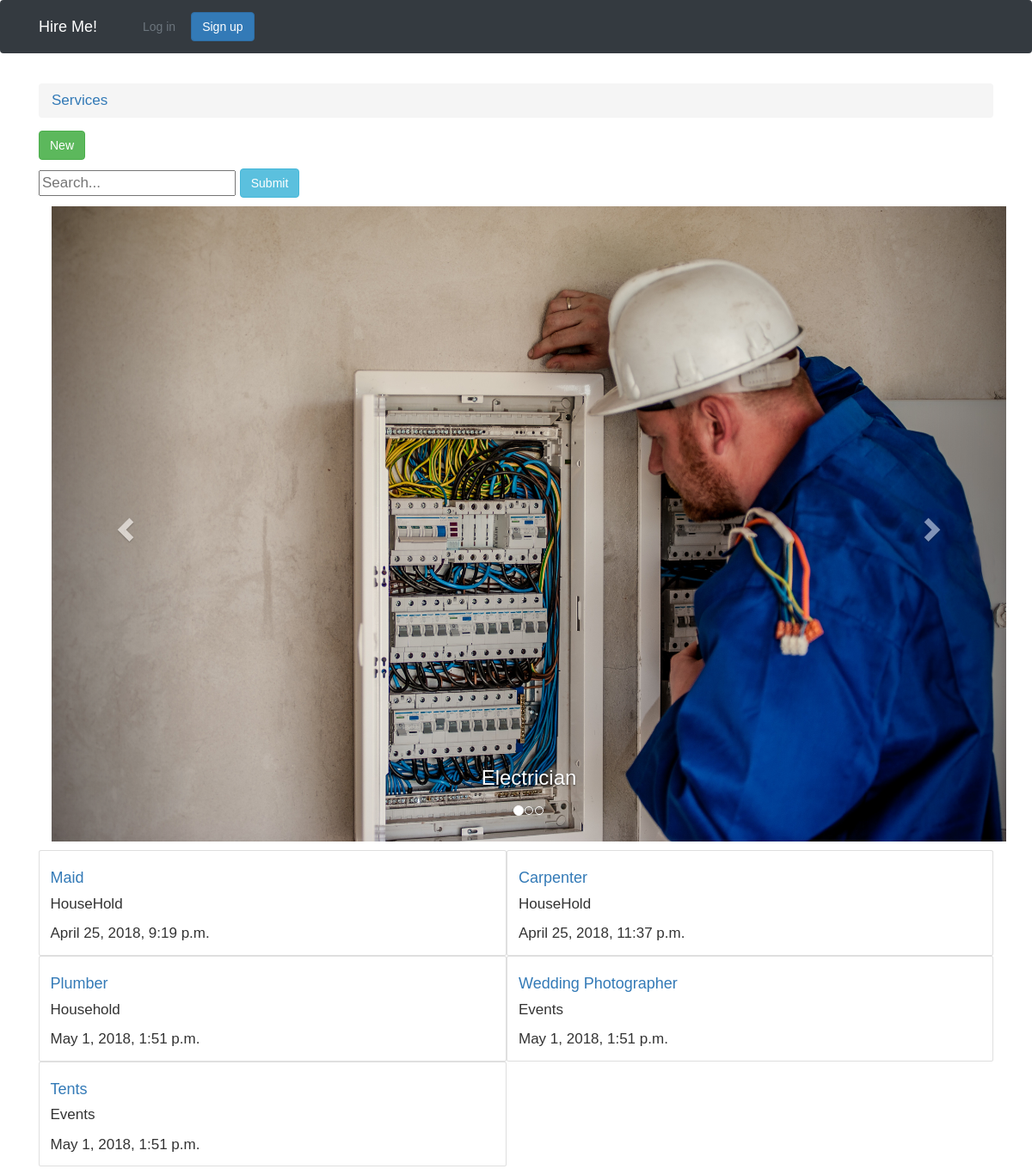
The page /services/ on the database as committed earlier.
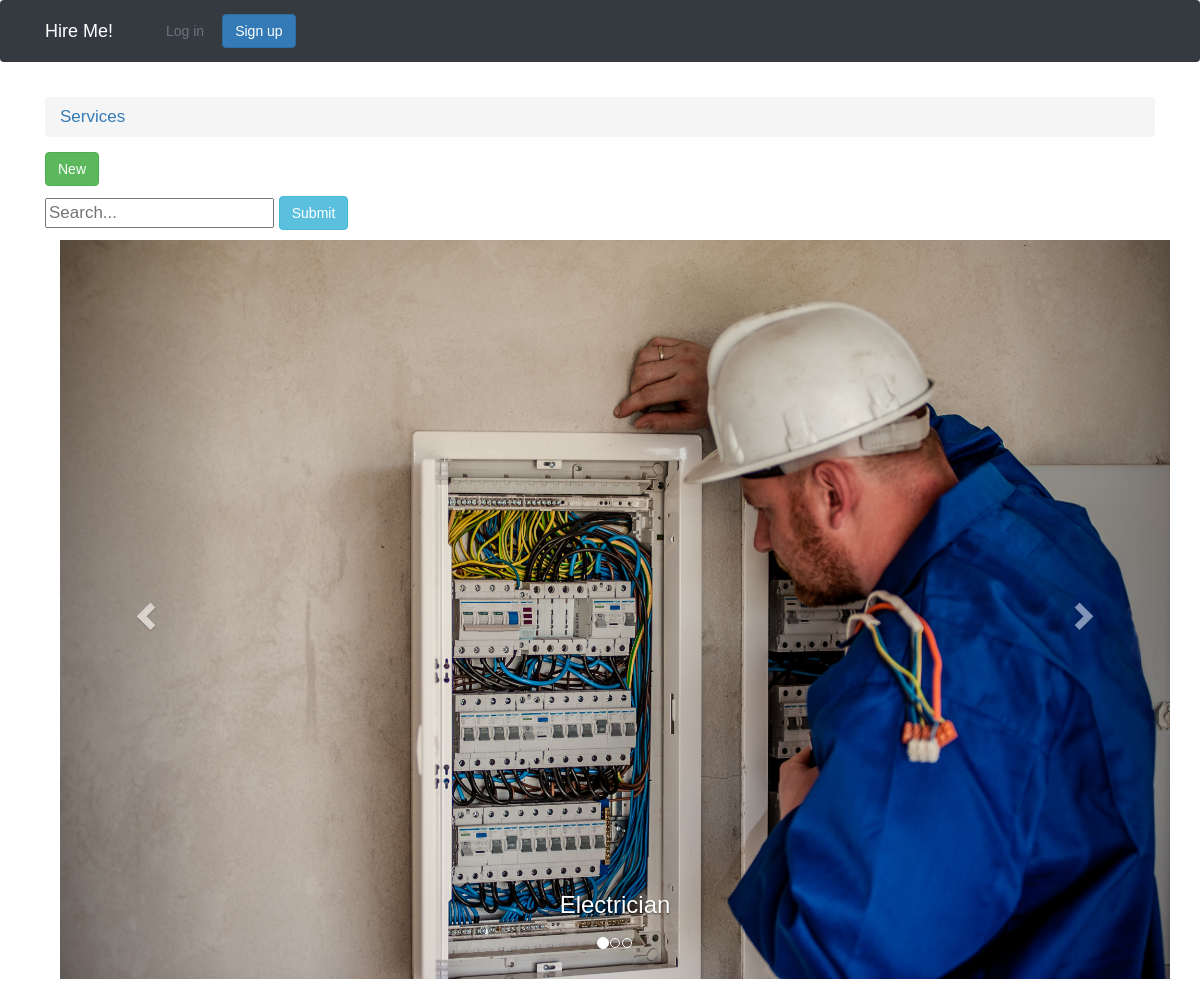
The same page on the database as committed later.
### hire/models.py (models this page shows, shortened)
class Services(models.Model):
	name = models.CharField(max_length = 40, unique =True)
	category = models.CharField(max_length = 40)
	last_updated = models.DateTimeField(auto_now_add=True)

### hire/views.py (the view)
# urls.py: url(r'^services/$', hire_views.home, name='home'),
def home(request):
	ser = Services.objects.all()
	query = request.GET.get('search_box')
	if query:
		ser = Services.objects.filter(Q(name__icontains=query)| Q(category__icontains=query) |Q(last_updated__icontains=query))
	return render(request,'service.html',{'services':ser})

### templates/service.html (shortened to what this page needs)
{% extends 'base.html' %}
{% block link %}
  <link rel="stylesheet" href="https://maxcdn.bootstrapcdn.com/bootstrap/3.3.7/css/bootstrap.min.css">
{% endblock %}
     {% block breadcrumb %}
        <li class="breadcrumb-item"><a href="{% url 'home' %}">Services</a></li>
       {% endblock %}
	 {% block content %}
  <a href = "{% url 'new_service' %}">  <button type="submit" class="btn btn-success">New</button></a>
    <form type="GET" action="." style="margin: 0">
    <input  id="search_box" type="text" name="search_box"  placeholder="Search..." >
   <button id="search_submit" type="submit" class="btn btn-info" >Submit</button>
</form>
<div class="container">
  <div id="myCarousel" class="carousel slide" data-ride="carousel">
    <ol class="carousel-indicators">
      <li data-target="#myCarousel" data-slide-to="0" class="active"></li>
      <li data-target="#myCarousel" data-slide-to="1"></li>
      <li data-target="#myCarousel" data-slide-to="2"></li>
    </ol>
    <div class="carousel-inner">
      <div class="item active">
        <img src="/static/img/elect.jpg" alt="Los Angeles" style="width:100%;">
        <div class="carousel-caption">
          <h3>Electrician</h3>
        </div>
      </div>
    </div>
    <a class="left carousel-control" href="#myCarousel" data-slide="prev">
      <span class="glyphicon glyphicon-chevron-left"></span>
    </a>
    <a class="right carousel-control" href="#myCarousel" data-slide="next">
      <span class="glyphicon glyphicon-chevron-right"></span>
    </a>
  </div>
</div>
 <table style="width:100%">
 {% for service in services %}
     {% cycle 'row' '' as row silent %}
        {% if row %}<tr>{% endif %}
            <div class="card-columns">
            <td>
            <div class="card">
            <div class="card-body">
            <h4 class="card-title"><a href="{% url 'serve_list' service.pk %}">  {{ service.name }}</a></h4>
             <p class="card-text">{{service.category}}</p>
            <p class="card-text">{{ service.last_updated}}</p>
            </td>
            </div>
            </div>
        {% if not row %}</tr>{% endif %}
{% endfor %}
</table>
{% endblock %}

### templates/base.html (shortened to what this page needs)
{% load static %}<!DOCTYPE html>
<html>
  <head>
    <link rel="stylesheet" href="{% static 'css/bootstrap.min.css' %}">
    <link rel="stylesheet" href="{% static 'css/accounts.css' %}">
    {% block link %} {% endblock%}
  </head>
  <body>
    {% block body %}
      <nav class="navbar navbar-expand-sm bg-dark navbar-dark ">
        <div class="container">
          <a class="navbar-brand" href="{% url 'home' %}">Hire Me!</a>
          <div class="collapse navbar-collapse" id="mainMenu">
            {% if user.is_authenticated %}
              <ul class="navbar-nav ml-auto">
                <li class="nav-item dropdown">
                  <a class="nav-link dropdown-toggle" href="#" id="userMenu" data-toggle="dropdown" aria-haspopup="true" aria-expanded="false">
                    {{ user.username }}
                  </a>
                  <div class="dropdown-menu dropdown-menu-right" aria-labelledby="userMenu">
                    <a class="dropdown-item" href="#">My account</a>
                    <div class="dropdown-divider"></div>
                    <a class="dropdown-item" href="{% url 'logout' %}">Log out</a>
                  </div>
                </li>
              </ul>
            {% else %}
              <form class="form-inline ml-auto">
                <a href="{% url 'login' %}" class="btn btn-outline-secondary">Log in</a>
                <a href="{% url 'signup' %}" class="btn btn-primary ml-2">Sign up</a>
              </form>
            {% endif %}
          </div>
        </div>
      </nav>
      <div class="container">
        <ol class="breadcrumb my-4">
          {% block breadcrumb %}
          {% endblock %}
        </ol>
        {% block content %}
        {% endblock %}
      </div>
    {% endblock body %}
  </body>
</html>

### static/css/accounts.css (style rules this page uses)
body { padding-top:160px background-image: url(../img/1.png); }

### templates/service.html (style rules this page uses)
* { box-sizing: border-box; }
body { margin: 0; font-family: Arial; font-size: 17px; }

Rows that differ between the two databases and show on the page:
removed Services: name "Maid", category "HouseHold", last_updated "April 25, 2018, 9:19 p.m."
removed Services: name "Carpenter", category "HouseHold", last_updated "April 25, 2018, 11:37 p.m."
removed Services: name "Plumber", category "Household", last_updated "May 1, 2018, 1:51 p.m."
removed Services: name "Wedding Photographer", category "Events", last_updated "May 1, 2018, 1:51 p.m."
removed Services: name "Tents", category "Events", last_updated "May 1, 2018, 1:51 p.m."
